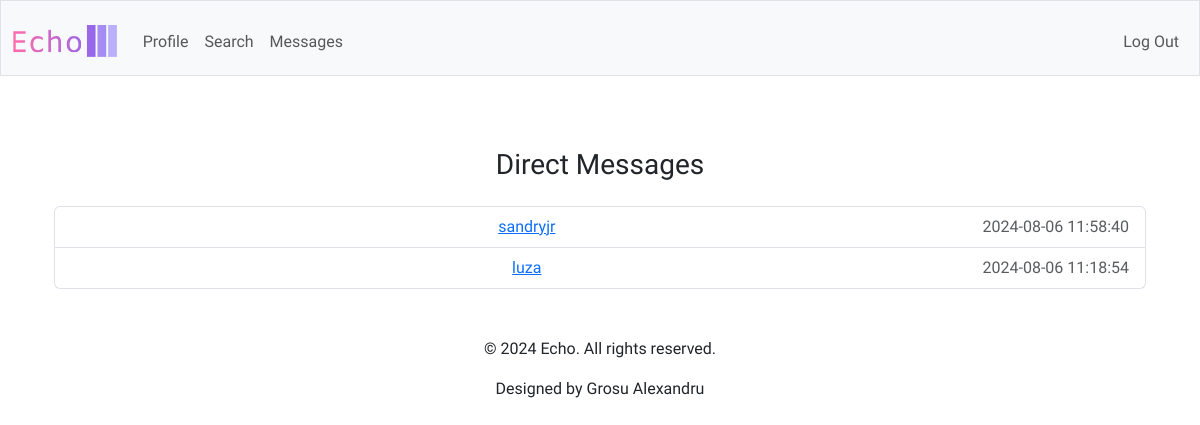
Page /messages (signed in) on the committed database.
### tables this page shows
CREATE TABLE conversations (
    id INTEGER PRIMARY KEY AUTOINCREMENT,
    created_at TIMESTAMP DEFAULT CURRENT_TIMESTAMP
);

### app.py (the view)
@app.route('/messages')
@login_required
def messages():
    user_id = session['user_id']
    conversations = db.execute('''
        SELECT c.id, u.username, MAX(m.created_at) AS last_message
        FROM conversations c
        JOIN conversation_participants cp1 ON c.id = cp1.conversation_id
        JOIN conversation_participants cp2 ON c.id = cp2.conversation_id
        JOIN users u ON cp2.user_id = u.id
        LEFT JOIN messages m ON c.id = m.conversation_id
        WHERE cp1.user_id = ? AND cp2.user_id != cp1.user_id
        GROUP BY c.id, u.username
        ORDER BY last_message DESC
    ''', user_id)
    return render_template('messages.html', conversations=conversations)

### app.py (called while the page is built)
@app.after_request
def after_request(response):
    response.headers["Cache-Control"] = "no-cache, no-store, must-revalidate"
    response.headers["Expires"] = 0
    response.headers["Pragma"] = "no-cache"
    return response

### helpers.py (called while the page is built)
def login_required(f):
    @wraps(f)
    def decorated_function(*args, **kwargs):
        if session.get("user_id") is None:
            return redirect("/login")
        return f(*args, **kwargs)
    return decorated_function

### templates/messages.html (shortened to what this page needs)
{% extends "layout.html" %}
{% block main %}
    <div class="container">
        <h3 class="my-4">Direct Messages</h3>
        <ul class="list-group">
            {% for conversation in conversations %}
                <li class="list-group-item">
                    <a href="{{ url_for('conversation', conversation_id=conversation['id']) }}">{{ conversation['username'] }}</a>
                    <span class="text-muted float-end">{{ conversation['last_message'] }}</span>
                </li>
            {% endfor %}
        </ul>
    </div>
{% endblock %}

### static/styles.css (style rules this page uses)
body { font-family: "Amiko", sans-serif; }

### rows in the picture
conversations: username "sandryjr", last_message "2024-08-06 11:58:40"
conversations: username "luza", last_message "2024-08-06 11:18:54"
